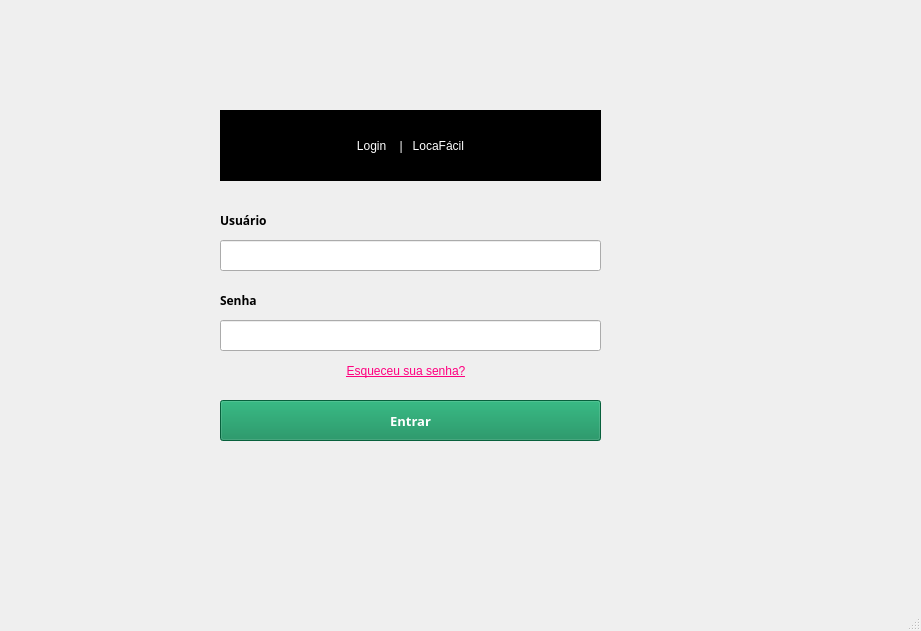
<?xml version="1.0" encoding="UTF-8"?>
<ui version="4.0">
 <class>MainWindow</class>
 <widget class="QMainWindow" name="MainWindow">
  <property name="geometry">
   <rect>
    <x>0</x>
    <y>0</y>
    <width>921</width>
    <height>631</height>
   </rect>
  </property>
  <property name="cursor">
   <cursorShape>ArrowCursor</cursorShape>
  </property>
  <property name="windowTitle">
   <string>MainWindow</string>
  </property>
  <property name="toolButtonStyle">
   <enum>Qt::ToolButtonFollowStyle</enum>
  </property>
  <widget class="QWidget" name="centralwidget">
   <widget class="QLabel" name="label">
    <property name="geometry">
     <rect>
      <x>220</x>
      <y>110</y>
      <width>381</width>
      <height>71</height>
     </rect>
    </property>
    <property name="cursor">
     <cursorShape>ArrowCursor</cursorShape>
    </property>
    <property name="styleSheet">
     <string notr="true">color: rgb(255, 255, 255);
background-color: rgb(0, 0, 0);
font: 75 12pt &quot;Gadugi&quot;;
font: 75 12pt &quot;Gadugi&quot;;
</string>
    </property>
    <property name="text">
     <string>Login    |   LocaFácil</string>
    </property>
    <property name="alignment">
     <set>Qt::AlignCenter</set>
    </property>
   </widget>
   <widget class="QLabel" name="label_5">
    <property name="geometry">
     <rect>
      <x>220</x>
      <y>200</y>
      <width>59</width>
      <height>40</height>
     </rect>
    </property>
    <property name="font">
     <font>
      <family>Gadugi</family>
      <pointsize>9</pointsize>
      <weight>75</weight>
      <bold>true</bold>
     </font>
    </property>
    <property name="text">
     <string>Usuário</string>
    </property>
   </widget>
   <widget class="QLineEdit" name="lineEdit_7">
    <property name="geometry">
     <rect>
      <x>220</x>
      <y>240</y>
      <width>381</width>
      <height>31</height>
     </rect>
    </property>
   </widget>
   <widget class="QLabel" name="label_6">
    <property name="geometry">
     <rect>
      <x>220</x>
      <y>280</y>
      <width>59</width>
      <height>40</height>
     </rect>
    </property>
    <property name="font">
     <font>
      <family>Gadugi</family>
      <pointsize>9</pointsize>
      <weight>75</weight>
      <bold>true</bold>
     </font>
    </property>
    <property name="text">
     <string>Senha</string>
    </property>
   </widget>
   <widget class="QLineEdit" name="lineEdit_8">
    <property name="geometry">
     <rect>
      <x>220</x>
      <y>320</y>
      <width>381</width>
      <height>31</height>
     </rect>
    </property>
    <property name="echoMode">
     <enum>QLineEdit::Password</enum>
    </property>
   </widget>
   <widget class="QPushButton" name="pushButton">
    <property name="geometry">
     <rect>
      <x>220</x>
      <y>400</y>
      <width>381</width>
      <height>41</height>
     </rect>
    </property>
    <property name="font">
     <font>
      <family>Gadugi</family>
      <pointsize>10</pointsize>
      <weight>75</weight>
      <bold>true</bold>
     </font>
    </property>
    <property name="cursor">
     <cursorShape>PointingHandCursor</cursorShape>
    </property>
    <property name="styleSheet">
     <string notr="true">background-color: #0A8754;
color: #FFFFFF;</string>
    </property>
    <property name="text">
     <string>Entrar</string>
    </property>
   </widget>
   <widget class="QToolButton" name="esqueceu_senha">
    <property name="geometry">
     <rect>
      <x>211</x>
      <y>360</y>
      <width>390</width>
      <height>21</height>
     </rect>
    </property>
    <property name="cursor">
     <cursorShape>PointingHandCursor</cursorShape>
    </property>
    <property name="layoutDirection">
     <enum>Qt::LeftToRight</enum>
    </property>
    <property name="styleSheet">
     <string notr="true">color: rgb(255, 0, 127);
font: 63 9pt &quot;Segoe UI Semibold&quot;;
text-decoration: underline;
border: none;</string>
    </property>
    <property name="text">
     <string>Esqueceu sua senha?</string>
    </property>
   </widget>
  </widget>
  <widget class="QStatusBar" name="statusbar"/>
 </widget>
 <resources/>
 <connections/>
</ui>
